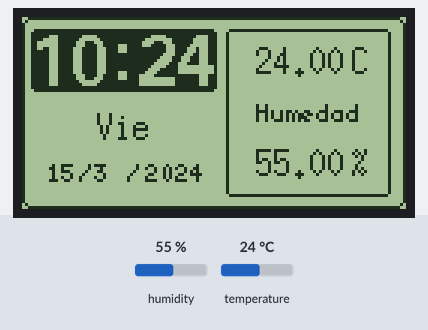
Bench run of a sketch on a simulated Arduino Uno, built with avr-gcc and run on an emulated ATmega328P. On the bench: 128×64 one-colour display. The test bench sets the inputs (shaded band); at power-on: humidity 55 %, temperature 24 °C. The local clock reads 2024-03-15 10:24:30 at power-on unless the sketch sets it; what the sketch prints to the serial monitor is not drawn.

Above: at 3.4 s.
3.5 s: humidity set to 22 %
At 6.5 s:
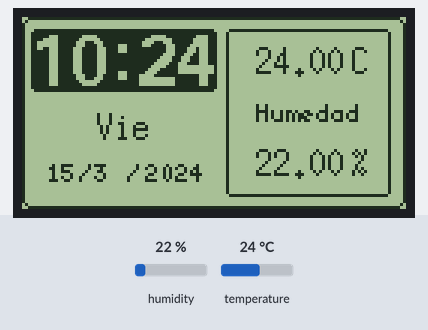
6.8 s: temperature set to 12 °C
At 8.5 s:
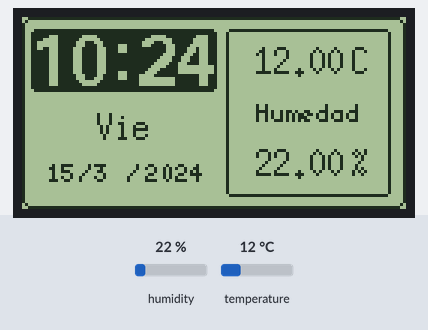
9.9 s: humidity set to 40 %
At 13.0 s:
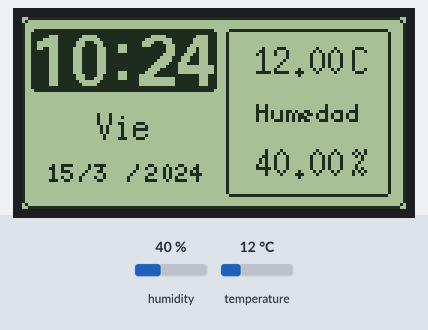
13.6 s: temperature set to 19 °C
Timing chart, 0 to 16.6 s (numbered marks = the images above; inputs shaded):
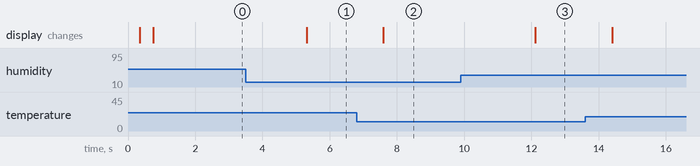

Measured:
- after the input at 3.5 s, the display: changes after 1.8 s (image 1)
- after the input at 6.8 s, the display: changes after 0.79 s (image 2)
- after the input at 9.9 s, the display: changes after 2.2 s (image 3)

The sketch:

Prueba5conRelojySensordeHumedad.ino
```cpp
// -------------- Librería para el Display -----------------
#include "U8glib.h"

// --------------- Librerías para el reloj -----------------
#include "RTClib.h"
#include <Time.h>
#include <Wire.h>

// --- Librerías para el Sensor de humedad y temperatura ---
#include "DHT.h"

// Uncomment whatever type you're using!
#define DHTTYPE DHT11   // DHT 11
//#define DHTTYPE DHT22   // DHT 22  (AM2302), AM2321
//#define DHTTYPE DHT21   // DHT 21 (AM2301)

// --------------- No se para que es esta librería? --------
#include <Streaming.h>

// -------------- Definiendo pines para el display --------
U8GLIB_ST7920_128X64_1X u8g(13, 11, 10, 12 ); //Enable, RW, RS, Reset. Para arduino UNO, para Mega cambia

// ------- Definiendo Pines para el sensor de humedad ------
const int DHTPin = 5;     // what digital pin we're connected to

// -------------- Definiendo variables globales ------------
int posicao = 0;
int posicaoh = 0;
float h = 0; //Valor de humedad
float t = 0; //Valor de temperatura

char* dia_da_semana[]={
  "Dom", "Lun", "Mar", "Mie", "Jue", "Vie", "Sab"};
int segundo,minuto,hora,dia,mes,numdiadesemana;
long anio; //variable año
RTC_DS1307 rtc;
DateTime HoraFecha;
DHT dht(DHTPin, DHTTYPE);

//--------------------------- Funciones -----------------------------//

void mostra_relogio_digital();
void tela_2();

//============================================================================//
//                            Funcion SETUP                                   //
//============================================================================//
void setup() {
  Serial.begin(9600);
  Serial.println("DHTxx test!");

  //uint8_t u8g_Begin(u8g_t *u8g); // Reset display and put it into default state.
  //void u8g_DisableCursor(u8g_t *u8g); //The cursor will not be visible.

  // getMode() devuelve info del display (display mode)
  // Detecta el display y configura a la mejor vista posible
  if ( u8g.getMode() == U8G_MODE_R3G3B2 ) {
    u8g.setColorIndex(255);     // white
  }
  else if ( u8g.getMode() == U8G_MODE_GRAY2BIT ) {
    u8g.setColorIndex(3);         // max intensity
  }
  else if ( u8g.getMode() == U8G_MODE_BW ) {
    u8g.setColorIndex(1);         // pixel on
  }
  else if ( u8g.getMode() == U8G_MODE_HICOLOR ) {
    u8g.setHiColorByRGB(255,255,255);
  }

  //Para iniciar el reloj
  rtc.begin(); //Inicializamos el RTC

  //Para iniciar el Sensor de humedad
  dht.begin();
}

//==========================================================================//
//                               Funcion Loop                               //
//==========================================================================//
void loop() {
  HoraFecha = rtc.now(); //obtenemos la hora y fecha actual

  segundo=HoraFecha.second();
  minuto=HoraFecha.minute();
  hora=HoraFecha.hour();
  dia=HoraFecha.day();
  mes=HoraFecha.month();
  anio=HoraFecha.year();
  numdiadesemana=HoraFecha.dayOfTheWeek();

  //picture loop
  u8g.firstPage();
  do{
    tela_2();
  } while( u8g.nextPage() );

  // Reading temperature or humidity takes about 250 milliseconds!
  h = dht.readHumidity();
  t = dht.readTemperature();
  if (isnan(h) || isnan(t)) {
    Serial.println("Failed to read from DHT sensor!");
    return;
  }

  Serial.println("Humidity: ");
  Serial.print(h);
  Serial.print(" %\t");
  Serial.print("Temperature: ");
  Serial.print(t);
  Serial.print(" *C ");

  delay(10);
}

//==========================================================================//
//                              Funcion 1                                   //
//==========================================================================//
void tela_2(){
  u8g.drawRFrame(0, 0, 128, 64, 3);
  u8g.drawRFrame(68, 4, 55, 56, 2);

  mostra_relogio_digital();

  u8g.setFont(u8g_font_5x8);
  u8g.drawStr( 78, 35, "Humedad");
//  u8g.drawStr( 78, 53, "MAX");
  u8g.setFont(u8g_font_6x13);
  u8g.setPrintPos(25, 41);
  u8g.print(dia_da_semana[(numdiadesemana)]);

  //Mostra temperatura atual
  u8g.setPrintPos(78, 19); //Posición en X y en Y
  u8g.print(t); //Imprime el valor de la temperatura
  u8g.drawStr( 110, 19, "C"); //Posición en X y en Y de "C"
  //u8g.drawCircle(100, 12, 2); //Posición en X, en Y y tamaño del circulito º
/*
  //Mostrar temperatura minima
  u8g.setPrintPos(98, 36);
  u8g.print("Tm");
  u8g.drawCircle(113, 29, 2);
*/
  //Mostrar valor humedad
  u8g.setPrintPos(78, 53);
  u8g.print(h);
  u8g.drawStr( 110, 53, "%"); //Posición en X y en Y de "%"
  //u8g.drawCircle(113, 47, 2); //Posición en X, en Y y tamaño del circulito º
}

//==========================================================================//
//                              Funcion 2                                   //
//==========================================================================//

void mostra_relogio_digital(){
  //Mostra a data
  u8g.setFont(u8g_font_5x8);
  u8g.setPrintPos(8, 55);
  u8g.print(dia);
  u8g.drawStr( 19, 55, "/");
  u8g.setPrintPos(24, 55);
  u8g.print(mes);
  u8g.drawStr( 35, 55, "/");
  u8g.setPrintPos(41, 55);
  u8g.print(anio);

  //Mostra hora e minutos
  u8g.drawRBox(3, 4, 62, 21,2);
  u8g.setColorIndex(0);
  u8g.setFont(u8g_font_fub17);
  u8g.drawStr(29,21,":");

  //Acerta a posicao do digito caso a hora
  //seja menor do que 10
  if (hora < 10){
    u8g.drawStr(3,23,"0");
    posicaoh = 16;
  } else posicaoh = 3;

  u8g.setPrintPos(posicaoh, 23);
  u8g.print(hora);

  //Acerta a posicao do digito caso o minuto
  //seja menor do que 10
  if (minuto < 10){
    u8g.drawStr(38,23,"0");
    posicao = 51;
  } else posicao = 38;

  u8g.setPrintPos(posicao ,23);
  u8g.print(minuto);
  u8g.setColorIndex(1);
}

/* =================================================================
 *  Todas las conexiones estás descriptas de izquierda a derecha
 *  Conexión del sensor de humedad, visto de frente tiene 4 pines:
 *  Pin 1 = 5V (también trabaja con 3,3V)
 *  Pin 2 = Output
 *  Pin 3 = S/conexion
 *  Pin 4 = GND
 *  Nota: Se pone una R que va del Pin 2 (Output) a los 5V
 *  el valor de R puede estar e/330ohm y los 10kohm
 *
 *  Conexion del Display 128x64, visto de frente,
 *  Pin 1 = GND
 *  Pin 2 = 3,3 V
 *  Pin 4 = Reset
 *  Pin 6 = GND
 *  Pin 15 = Pin 13 Arduino
 *  Pin 16 = Pin 11 Arduino
 *  Pin 17 = Pin 10 Arduino
 *  Pin 19 = 5 V
 *  Pin 20 = GND
 *
 */
```
